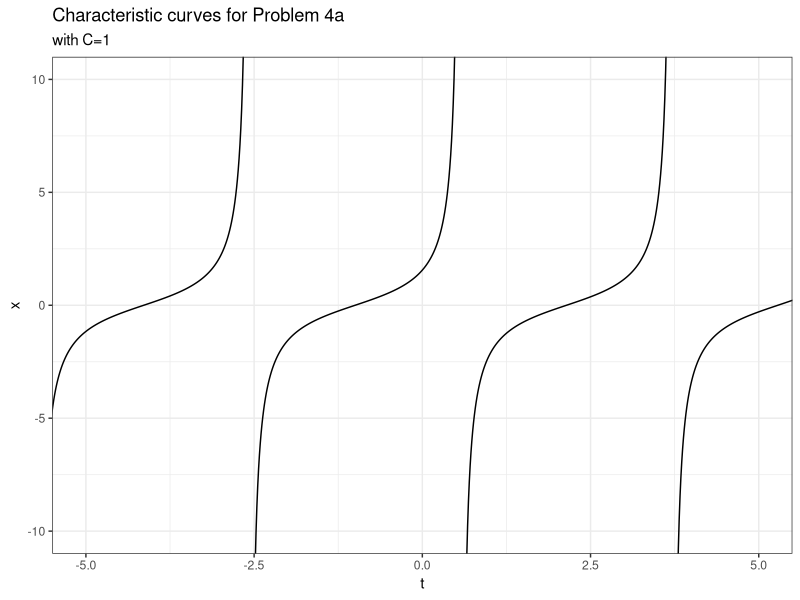
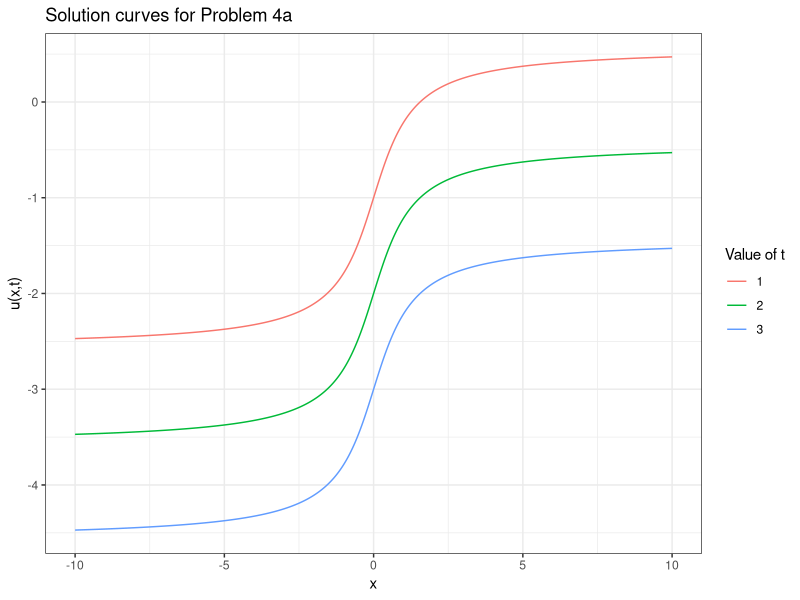
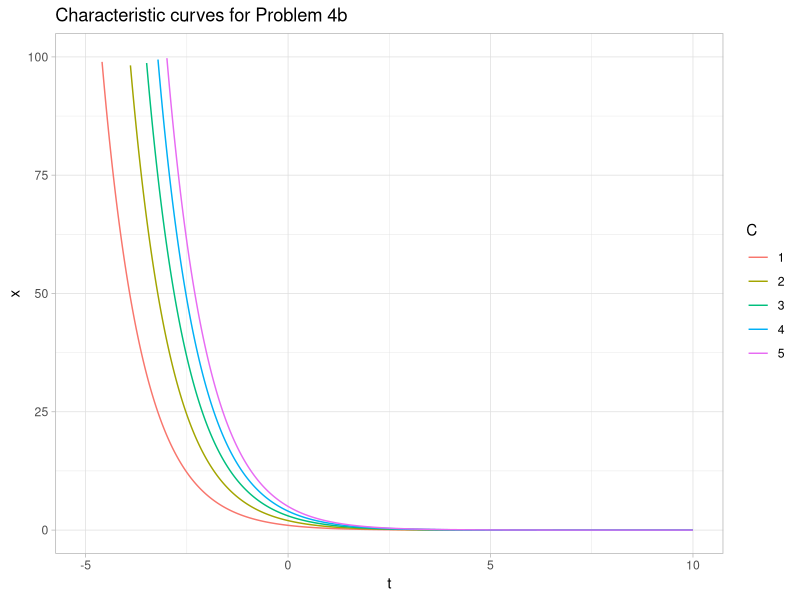
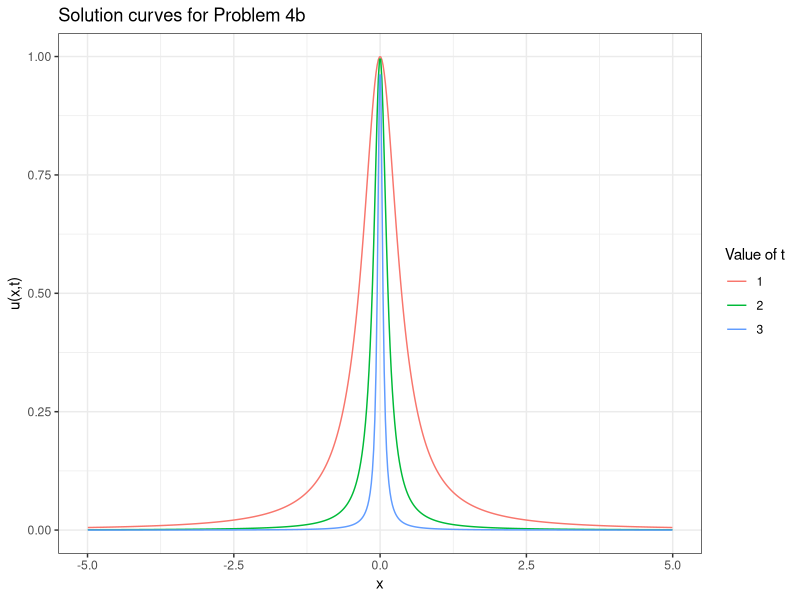

Write R code to recreate these figures, in order.
## ---- chunk 1
knitr::opts_chunk$set(echo = TRUE)
library(tidyverse)
## ---- chunk 2
C=1
df_4a <- tibble(x = seq(-2*pi, 2*pi, length.out = 1000),
                y=tan(x+C)) %>% 
  mutate(y = ifelse(abs(y) < 20, y, NA))
                      
ggplot(df_4a, aes(x=x, y=y)) + 
  geom_line()+
  coord_cartesian(ylim=c(-10,10), xlim = c(-5,5))+
  theme_bw()+
  labs(x="t", y="x")+
  ggtitle("Characteristic curves for Problem 4a", subtitle = "with C=1")
## ---- chunk 3

x=seq(-10,10,length.out = 1000)
ggplot() + 
  geom_line(aes(x=x, y=atan(x)-1, color="1"))+
  geom_line(aes(x=x, y=atan(x)-2, color="2"))+
  geom_line(aes(x=x, y=atan(x)-3, color="3"))+
  theme_bw()+
  labs(x="x", y="u(x,t)", color="Value of t")+
  ggtitle("Solution curves for Problem 4a")
## ---- chunk 4
curves_4a <- tibble(C=c(1:5), seq=list(x)) %>% 
  rowwise() %>% 
  mutate(y=list(C*exp(-seq))) %>% 
  unnest(c(seq,y))

ggplot(data=curves_4a)+
  geom_line(aes(x=seq, y=y, color=as.factor(C)))+
  ylim(NA, 100)+
  xlim(-5, NA)+
  labs(x="t", y="x", color="C")+
  theme_light()+
  ggtitle("Characteristic curves for Problem 4b")
## ---- chunk 5

x=seq(-10,10,length.out = 1000)
ggplot() + 
  geom_line(aes(x=x, y=1/(1+(exp(1)*x)^2), color="1"))+
  geom_line(aes(x=x, y=1/(1+(exp(2)*x)^2), color="2"))+
  geom_line(aes(x=x, y=1/(1+(exp(3)*x)^2), color="3"))+
  theme_bw()+
  labs(x="x", y="u(x,t)", color="Value of t")+
  xlim(-5,5)+
  ggtitle("Solution curves for Problem 4b")
